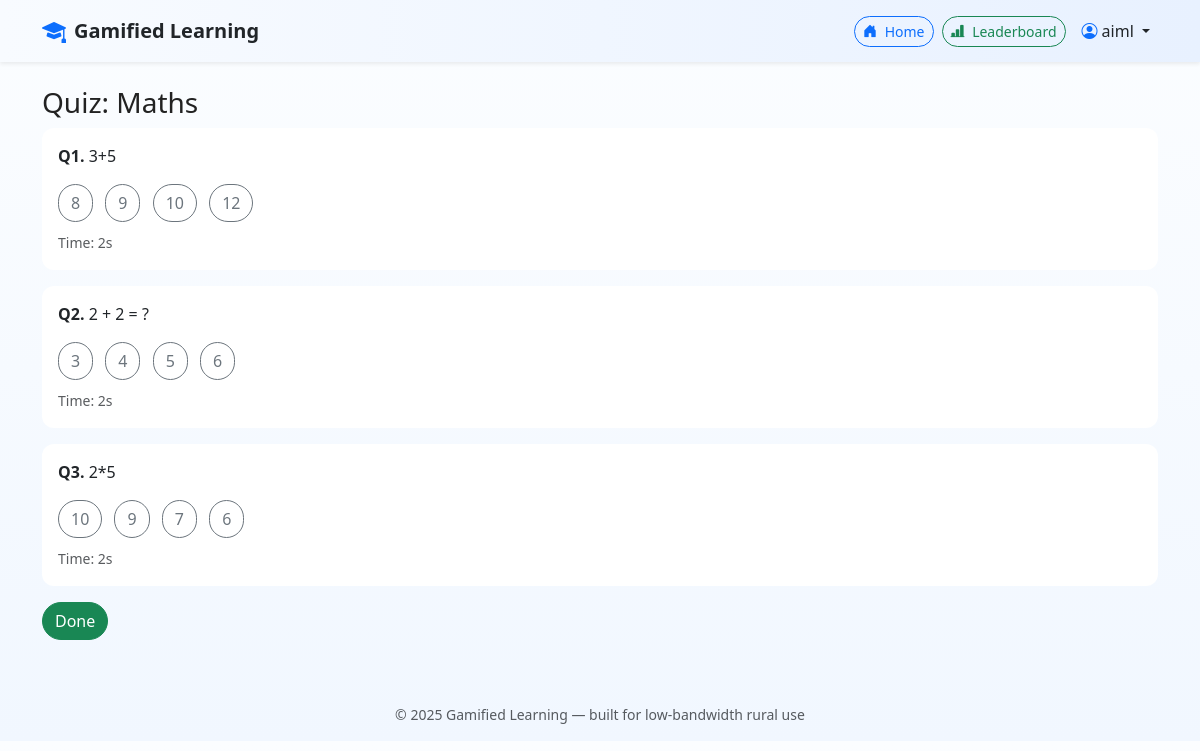
The app's page /quiz/maths (signed in) with its own data.
### app.py (models this page shows)
class User(UserMixin, db.Model):
    id = db.Column(db.Integer, primary_key=True)
    username = db.Column(db.String(80), unique=True, nullable=False)
    password = db.Column(db.String(200), nullable=False)
    role = db.Column(db.String(20), nullable=False)  # 'student' or 'teacher'
    created_at = db.Column(db.DateTime, default=datetime.utcnow)

class QuizQuestion(db.Model):
    id = db.Column(db.Integer, primary_key=True)
    subject = db.Column(db.String(50), nullable=False)
    prompt = db.Column(db.String(500), nullable=False)
    option_a = db.Column(db.String(200), nullable=False)
    option_b = db.Column(db.String(200), nullable=False)
    option_c = db.Column(db.String(200), nullable=False)
    option_d = db.Column(db.String(200), nullable=False)
    correct = db.Column(db.String(1), nullable=False)

### app.py (the view)
@app.route('/quiz/<subject>')
@login_required
def quiz(subject):
    if current_user.role != 'student':
        return "Forbidden", 403
    qs = QuizQuestion.query.filter_by(subject=subject).all()
    chosen = random.sample(qs, min(5, len(qs)))
    qlist = [{
        'id': q.id,
        'prompt': q.prompt,
        'A': q.option_a,
        'B': q.option_b,
        'C': q.option_c,
        'D': q.option_d
    } for q in chosen]
    return render_template('quiz.html', questions=qlist, subject=subject)

### app.py (called while the page is built)
@login_manager.user_loader
def load_user(user_id):
    return User.query.get(int(user_id))

### templates/quiz.html (shortened to what this page needs)
{% extends "base.html" %}
{% block content %}
<h3>Quiz: {{ subject|capitalize }}</h3>
<div id="quiz-container">
  {% for q in questions %}
  <div class="card mb-3 question-card" data-qid="{{ q.id }}">
    <div class="card-body">
      <p><strong>Q{{ loop.index }}.</strong> {{ q.prompt }}</p>
      <div>
        <button class="option btn btn-outline-secondary me-2" data-choice="A">{{ q.A }}</button>
        <button class="option btn btn-outline-secondary me-2" data-choice="B">{{ q.B }}</button>
        <button class="option btn btn-outline-secondary me-2" data-choice="C">{{ q.C }}</button>
        <button class="option btn btn-outline-secondary me-2" data-choice="D">{{ q.D }}</button>
      </div>
      <div class="mt-2"><small class="text-muted">Time: <span class="time">0</span>s</small></div>
    </div>
  </div>
  {% endfor %}
  <div><a class="btn btn-success" href="{{ url_for('student_dashboard') }}">Done</a></div>
</div>
{% endblock %}

### templates/base.html (shortened to what this page needs)
<!doctype html>
<html lang="en">
<head>
  <link href="https://cdn.jsdelivr.net/npm/bootstrap@5.3.2/dist/css/bootstrap.min.css" rel="stylesheet">
  <link href="https://cdn.jsdelivr.net/npm/bootstrap-icons@1.11.3/font/bootstrap-icons.css" rel="stylesheet">
  <link rel="stylesheet" href="https://cdnjs.cloudflare.com/ajax/libs/animate.css/4.1.1/animate.min.css"/>
  <link rel="stylesheet" href="{{ url_for('static', filename='style.css') }}">
</head>
<body class="bg-page">
<nav class="navbar navbar-expand-lg navbar-light shadow-sm sticky-top" style="background: linear-gradient(90deg,#f8fbff,#e8f1ff);">
  <div class="container">
    <a class="navbar-brand fw-bold d-flex align-items-center" href="#">
      <i class="bi bi-mortarboard-fill fs-4 me-2 text-primary"></i>
      <span class="text-dark">Gamified Learning</span>
    </a>
    <div class="collapse navbar-collapse" id="navMenu">
      <ul class="navbar-nav ms-auto align-items-center">
        {% if current_user.is_authenticated %}
          <li class="nav-item me-2">
            <a class="btn btn-sm btn-outline-primary" href="{{ url_for('student_dashboard') if current_user.role=='student' else url_for('teacher_report') }}">
              <i class="bi bi-house-door-fill me-1"></i> Home
            </a>
          </li>
          <li class="nav-item me-2">
            <a class="btn btn-sm btn-outline-success" href="{{ url_for('leaderboard') }}">
              <i class="bi bi-bar-chart-line-fill me-1"></i> Leaderboard
            </a>
          </li>
          <li class="nav-item dropdown">
            <a class="nav-link dropdown-toggle text-dark" href="#" role="button" data-bs-toggle="dropdown">
              <i class="bi bi-person-circle me-1 text-primary"></i>{{ current_user.username }}
            </a>
          </li>
        {% endif %}
      </ul>
    </div>
  </div>
</nav>
<main class="container py-4">
  {% block content %}{% endblock %}
</main>
<footer class="text-center py-3 mt-4 small text-muted">
  © 2025 Gamified Learning — built for low-bandwidth rural use
</footer>
</body>
</html>

### static/css/style.css (style rules this page uses)
:root { --primary:#1971f3; --accent:#6f42c1; --success:#20c997; --muted:#6c757d; --card-bg: #ffffff; --page-bg: linear-gradient(180deg,#fbfdff,#f1f7ff); }
body.bg-page { background: var(--page-bg); font-family: system-ui, -apple-system, "Segoe UI", Roboto, "Helvetica Neue", Arial; color: #222; }
.card { background: var(--card-bg); border-radius: 12px; border: 0; }
.btn { border-radius: 999px; }
.question-card .option { text-align: left; }

### records on screen
User: username "aiml"
QuizQuestion: prompt "3+5", A "8", B "9", C "10", D "12"
QuizQuestion: prompt "2 + 2 = ?", A "3", B "4", C "5", D "6"
QuizQuestion: prompt "2*5", A "10", B "9", C "7", D "6"

### other values on screen
{{ subject|capitalize }} "Maths"
